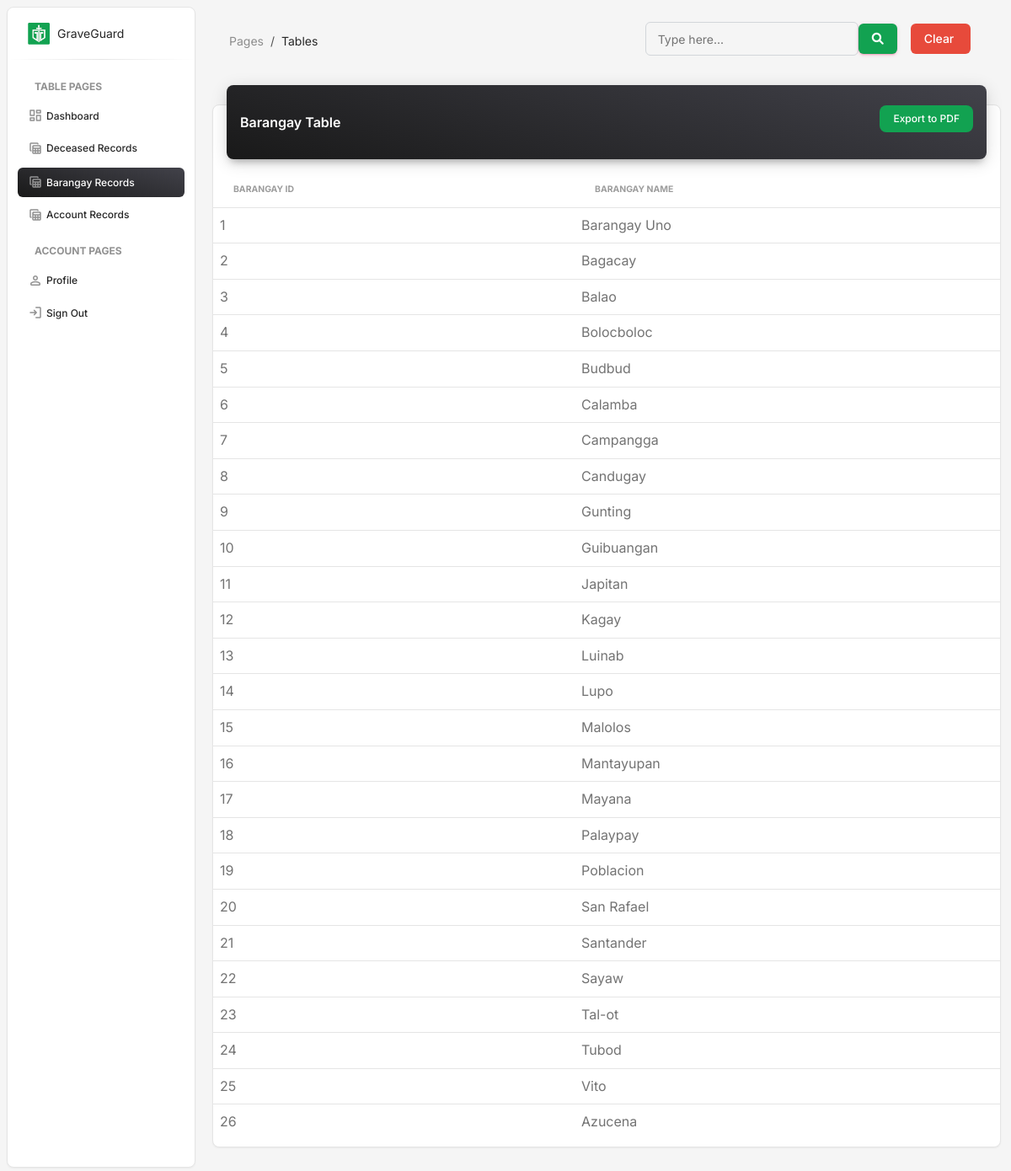
Screenshot of /graveplot-tbl.php with the database file from the repository.
### tables this page shows
CREATE TABLE `brgy_tbl` (
  `brgy_id` int(11) NOT NULL,
  `brgy_name` varchar(100) NOT NULL
);

### graveplot-tbl.php (the view, shortened to what this page needs)
<!DOCTYPE html>
<html lang="en">
<head>
  <link href="css/nucleo-icons.css" rel="stylesheet" />
  <link href="css/nucleo-svg.css" rel="stylesheet" />
  <link id="pagestyle" href="css/dashboard.css" rel="stylesheet" />
  <link href="https://cdn.jsdelivr.net/npm/bootstrap-icons/font/bootstrap-icons.css" rel="stylesheet">
  <link href="https://cdnjs.cloudflare.com/ajax/libs/font-awesome/6.0.0-beta3/css/all.min.css" rel="stylesheet">
</head>
<body class="g-sidenav-show  bg-gray-100">
  <aside class="sidenav navbar navbar-vertical navbar-expand-xs border-radius-lg fixed-start ms-2  bg-white my-2" id="sidenav-main">
    <div class="sidenav-header">
      <a class="navbar-brand px-4 py-3 m-0" href="dashboard.php" target="_blank">
        <img src="img/icon.png" class="navbar-brand-img" width="26" height="26" alt="main_logo">
        <span class="ms-1 text-sm text-dark">GraveGuard</span>
      </a>
    </div>
    <hr class="horizontal dark mt-0 mb-2">
    <div class="collapse navbar-collapse  w-auto " id="sidenav-collapse-main">
      <ul class="navbar-nav">
        <li class="nav-item mt-3">
          <h6 class="ps-4 ms-2 text-uppercase text-xs text-dark font-weight-bolder opacity-5">Table pages</h6>
        </li>
        <li class="nav-item">
          <a class="nav-link text-dark" href="dashboard.php">
            <i class="material-symbols-rounded opacity-5">dashboard</i>
            <span class="nav-link-text ms-1">Dashboard</span>
          </a>
        </li>
        <li class="nav-item">
          <a class="nav-link text-dark" href="deceased-tbl.php">
            <i class="material-symbols-rounded opacity-5">table_view</i>
            <span class="nav-link-text ms-1">Deceased Records</span>
          </a>
        </li>
        <li class="nav-item">
          <a class="nav-link active bg-gradient-dark text-white href=" graveplot-tbl.php">
            <i class="material-symbols-rounded opacity-5">table_view</i>
            <span class="nav-link-text ms-1">Barangay Records</span>
          </a>
        </li>
        <li class="nav-item">
          <a class="nav-link text-dark" href=" account-tbl.php">
            <i class="material-symbols-rounded opacity-5">table_view</i>
            <span class="nav-link-text ms-1">Account Records</span>
          </a>
        </li>
        <li class="nav-item mt-3">
          <h6 class="ps-4 ms-2 text-uppercase text-xs text-dark font-weight-bolder opacity-5">Account pages</h6>
        </li>
        <li class="nav-item">
          <a class="nav-link text-dark" href="profile.php">
            <i class="material-symbols-rounded opacity-5">person</i>
            <span class="nav-link-text ms-1">Profile</span>
          </a>
        </li>
        <li class="nav-item">
          <a class="nav-link text-dark" href="logout.php">
            <i class="material-symbols-rounded opacity-5">login</i>
            <span class="nav-link-text ms-1">Sign Out</span>
          </a>
        </li>
      </ul>
    </div>
  </aside>
  <main class="main-content position-relative max-height-vh-100 h-100 border-radius-lg ">
    <nav class="navbar navbar-main navbar-expand-lg px-0 mx-3 shadow-none border-radius-xl" id="navbarBlur" data-scroll="true">
      <div class="container-fluid py-1 px-3">
        <nav aria-label="breadcrumb">
          <ol class="breadcrumb bg-transparent mb-0 pb-0 pt-1 px-0 me-sm-6 me-5">
            <li class="breadcrumb-item text-sm"><a class="opacity-5 text-dark" href="javascript:;">Pages</a></li>
            <li class="breadcrumb-item text-sm text-dark active" aria-current="page">Tables</li>
          </ol>
        </nav>
        <div class="collapse navbar-collapse mt-sm-0 mt-2 me-md-0 me-sm-4" id="navbar">
          <?php
          $conn = new mysqli('localhost', 'root', '', 'graveguard');
          $sql = "SELECT brgy_id, brgy_name FROM brgy_tbl";
          if ($_SERVER["REQUEST_METHOD"] == "POST" && !empty($_POST['search'])) {
            $search = $conn->real_escape_string($_POST['search']);
            $search = "%" . $search . "%";
            $stmt = $conn->prepare(
              "SELECT brgy_id, brgy_name
     FROM brgy_tbl
     WHERE CAST(brgy_id AS CHAR) LIKE ? OR brgy_name LIKE ?"
            );
            $stmt->bind_param("ss", $search, $search);
            $stmt->execute();
            $result = $stmt->get_result();
          } else {
            $result = $conn->query($sql);
          }
          ?>
          <div class="ms-md-auto pe-md-3 d-flex align-items-center">
            <form method="POST" action="" class="d-flex align-items-center w-100">
              <div class="input-group input-group-outline">
                <label class="form-label">Type here...</label>
                <input type="text" name="search" id="search-input" class="form-control">
              </div>
              <button class="btn btn-primary" type="submit" style="margin-right: 1rem; margin-top: 1rem; background-color: #12A251; padding-right: 1.3rem">
                <i class="fa fa-search" aria-hidden="true"></i>
              </button>
              <button class="btn" type="button" id="clear-search" style="background-color: #e74a3b; color: white; margin-top: 1rem; padding-right: 2rem">
                Clear
              </button>
            </form>
          </div>
        </div>
      </div>
    </nav>
    <div class="container-fluid py-2">
      <div class="row">
        <div class="col-12">
          <div class="card my-4">
            <div class="card-header p-0 position-relative mt-n4 mx-3 z-index-2">
              <div class="bg-gradient-dark shadow-dark border-radius-lg pt-4 pb-3 d-flex justify-content-between align-items-center">
                <h6 class="text-white text-capitalize ps-3">Barangay Table</h6>
                <button id="exportPdf" class="btn btn-sm" style="background-color: #12A251; color: white;  margin-right: 1rem;">Export to PDF</button>
              </div>
            </div>
            <div class="card-body px-0 pb-2">
              <div class="table-responsive p-0">
                <table id="brgy_list" class="table align-items-center mb-0">
                  <thead>
                    <tr>
                      <th class="text-uppercase text-secondary text-xxs font-weight-bolder opacity-7">Barangay ID</th>
                      <th class="text-uppercase text-secondary text-xxs font-weight-bolder opacity-7">Barangay Name</th>
                    </tr>
                  </thead>
                  <tbody>
                    <?php
                    if ($result && $result->num_rows > 0) {
                      while ($row = $result->fetch_assoc()) {
                        echo "<tr>
              <td class='align-middle'>{$row['brgy_id']}</td>
              <td class='align-middle'>{$row['brgy_name']}</td>
            </tr>";
                      }
                    } else {
                      echo "<tr><td colspan='2' class='text-center'>No data found</td></tr>";
                    }
                    ?>
                  </tbody>
                </table>
              </div>
            </div>
  </main>
</body>
</html>

### rows the page displays
brgy_tbl: brgy_id "1", brgy_name "Barangay Uno"
brgy_tbl: brgy_id "2", brgy_name "Bagacay"
brgy_tbl: brgy_id "3", brgy_name "Balao"
brgy_tbl: brgy_id "4", brgy_name "Bolocboloc"
brgy_tbl: brgy_id "5", brgy_name "Budbud"
brgy_tbl: brgy_id "6", brgy_name "Calamba"
brgy_tbl: brgy_id "7", brgy_name "Campangga"
brgy_tbl: brgy_id "8", brgy_name "Candugay"
brgy_tbl: brgy_id "9", brgy_name "Gunting"
brgy_tbl: brgy_id "10", brgy_name "Guibuangan"
brgy_tbl: brgy_id "11", brgy_name "Japitan"
brgy_tbl: brgy_id "12", brgy_name "Kagay"
brgy_tbl: brgy_id "13", brgy_name "Luinab"
brgy_tbl: brgy_id "14", brgy_name "Lupo"
brgy_tbl: brgy_id "15", brgy_name "Malolos"
brgy_tbl: brgy_id "16", brgy_name "Mantayupan"
brgy_tbl: brgy_id "17", brgy_name "Mayana"
brgy_tbl: brgy_id "18", brgy_name "Palaypay"
brgy_tbl: brgy_id "19", brgy_name "Poblacion"
brgy_tbl: brgy_id "20", brgy_name "San Rafael"
brgy_tbl: brgy_id "21", brgy_name "Santander"
brgy_tbl: brgy_id "22", brgy_name "Sayaw"
brgy_tbl: brgy_id "23", brgy_name "Tal-ot"
brgy_tbl: brgy_id "24", brgy_name "Tubod"
brgy_tbl: brgy_id "25", brgy_name "Vito"
brgy_tbl: brgy_id "26", brgy_name "Azucena"
